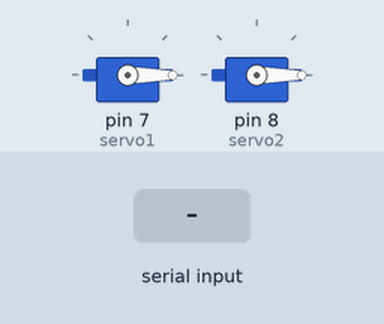
Simulated run of this sketch. Board: Arduino Uno, built with avr-gcc and run on an emulated ATmega328P. Shown: 2 × servo. The test bench sets the inputs (shaded band).

Above: at 6.2 s.
6.3 s: "90,45\n" received over Serial
At 6.8 s:
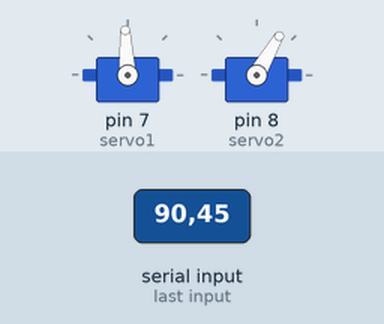
9.3 s: "30,150\n" received over Serial
At 10.3 s:
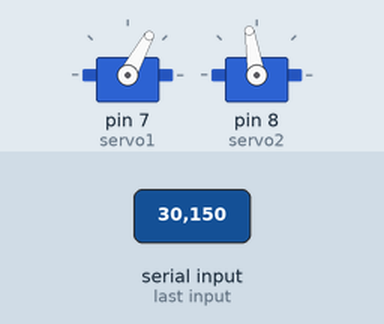
12.3 s: "5\n" received over Serial
At 14.4 s:
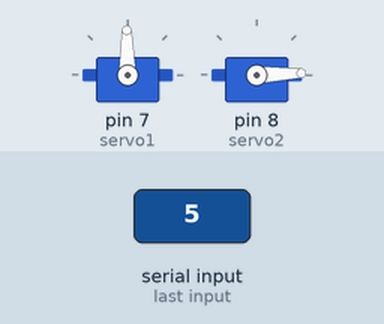
14.8 s: "90\n" received over Serial
At 16.3 s:
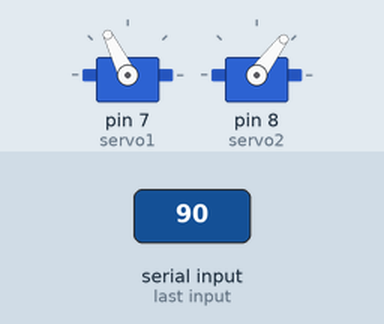
17.3 s: "200\n" received over Serial
At 19.5 s:
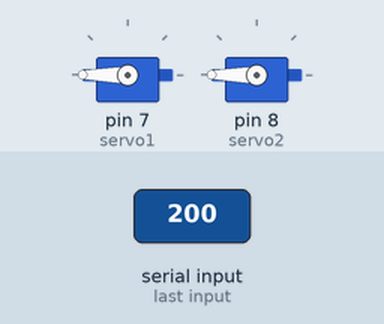
19.8 s: "1,90\n" received over Serial
At 20.7 s:
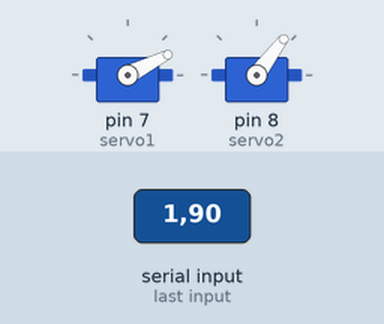
Timing chart, 0 to 23.3 s (numbered marks = the images above; inputs shaded):
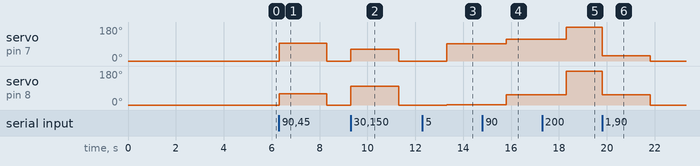

The sketch:

Ejemplo_de_servo.ino
```cpp
#include <math.h>
#include <Servo.h>

//for radians to degree conversion
const float radTodegree = 180 / PI;

#define ARMLENGTH 100 //arm length

Servo servo1, servo2;

int count = 50;

int posX = 0, posY = 0;

void setup() {
  servo1.attach(7);
  servo2.attach(8);
  Serial.begin(9600);
  armTo(posX, posY);
  delay(5000);
}

void loop() {
  armTo(posX, posY);

}


void serialEvent() {
  if (Serial.available())
  {
    posX = Serial.parseInt();
    posY = Serial.parseInt();

  }
}

//calculate new angles based on a desired x,y
void armTo(float x, float y) {
  float h = sqrt(square(x) + square(y));
  //calculates angles based on desired point
  float a1 = (getAngle(ARMLENGTH, ARMLENGTH, h) + atan2(y, x));
  float a2 = (getAngle(h, ARMLENGTH, ARMLENGTH));
  moveServo(a1, a2);
}

void moveServo(float a1, float a2) {
  int deg1 = constrain((PI - a1) * radTodegree, 0, 180);
  int deg2 = constrain(a2 * radTodegree, 0, 180);
  //180-deg so servo moves from right to left
  servo1.write(deg1);
  servo2.write(deg2);
  //  Serial.print(deg1);
  //  Serial.print(",");
  //  Serial.println(deg2);
  //delay(10);
}

//ley de cosenos calcula angulo A donde a es
// el cateto opuesto
float getAngle(float a, float b, float c) {
  return acos((square(b) + square(c) - square(a)) / (2 * b * c));
}
```

Measured:
- after the input at 6.3 s, servo on pin 7 (servo1): 0° → 93° at once, → 0° 2.0 s later; servo on pin 8 (servo2): 0° → 60° at once, → 0° 2.0 s later
- after the input at 9.3 s, servo on pin 7 (servo1): 0° → 61° at once, → 0° 2.0 s later; servo on pin 8 (servo2): 0° → 99° at once, → 0° 2.0 s later
- after the input at 12.3 s, servo on pin 7 (servo1): 0° → 91° after 1.0 s; servo on pin 8 (servo2): 0° → 2° after 1.0 s
- after the input at 14.8 s, servo on pin 7 (servo1): 91° → 116° after 1.0 s; servo on pin 8 (servo2): 2° → 53° after 1.0 s
- after the input at 17.3 s, servo on pin 7 (servo1): 116° → 180° after 1.0 s; servo on pin 8 (servo2): 53° → 180° after 1.0 s
- after the input at 19.8 s, servo on pin 7 (servo1): 180° → 27° at once, → 0° 2.0 s later; servo on pin 8 (servo2): 180° → 53° at once, → 0° 2.0 s later
